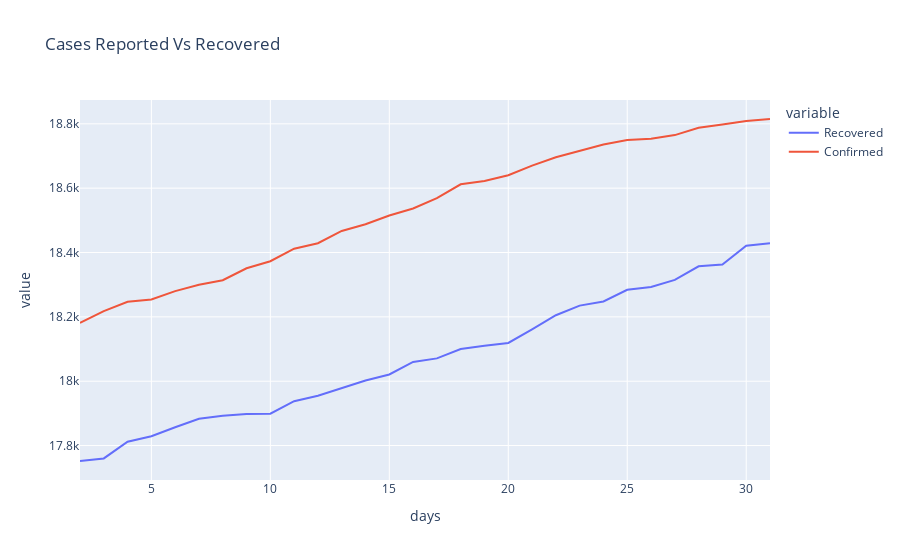

Source (notebook cell):
### Markdown cell above
### Use Plotly to create a line graph
We are using Balochistan's Data Set to create a simple line graph

### Code cell
px.line(balochistan_df, x="days",y=["Recovered","Confirmed"],title='Cases Reported Vs Recovered')

### Figure 1 — Plotly figure (JSON) as saved in the notebook; plotly's stock layout.template omitted (floating-point values rounded to 4 significant figures)
{"data": [{"hovertemplate": "variable=Recovered<br>days=%{x}<br>value=%{y}<extra></extra>", "legendgroup": "Recovered", "line": {"color": "#636efa", "dash": "solid"}, "marker": {"symbol": "circle"}, "mode": "lines", "name": "Recovered", "orientation": "v", "showlegend": true, "type": "scatter", "x": [2, 3, 4, 5, 6, 7, 8, 9, 10, 11, 12, 13, 14, 15, 16, 17, 18, 19, 20, 21, 22, 23, 24, 25, 26, 27, 28, 29, 30, 31], "xaxis": "x", "y": [17752, 17760, 17812, 17829, 17857, 17883, 17893, 17898, 17899, 17938, 17955, 17978, 18002, 18021, 18060, 18071, 18100, 18110, 18119, 18161, 18205, 18235, 18248, 18284, 18293, 18315, 18357, 18363, 18421, 18429], "yaxis": "y"}, {"hovertemplate": "variable=Confirmed<br>days=%{x}<br>value=%{y}<extra></extra>", "legendgroup": "Confirmed", "line": {"color": "#EF553B", "dash": "solid"}, "marker": {"symbol": "circle"}, "mode": "lines", "name": "Confirmed", "orientation": "v", "showlegend": true, "type": "scatter", "x": [2, 3, 4, 5, 6, 7, 8, 9, 10, 11, 12, 13, 14, 15, 16, 17, 18, 19, 20, 21, 22, 23, 24, 25, 26, 27, 28, 29, 30, 31], "xaxis": "x", "y": [18181, 18218, 18247, 18254, 18280, 18300, 18314, 18351, 18373, 18412, 18429, 18467, 18488, 18515, 18537, 18569, 18612, 18622, 18640, 18670, 18696, 18715, 18736, 18750, 18754, 18765, 18788, 18798, 18809, 18815], "yaxis": "y"}], "layout": {"legend": {"title": {"text": "variable"}, "tracegroupgap": 0}, "title": {"text": "Cases Reported Vs Recovered"}, "xaxis": {"anchor": "y", "domain": [0, 1], "title": {"text": "days"}}, "yaxis": {"anchor": "x", "domain": [0, 1], "title": {"text": "value"}}}}
